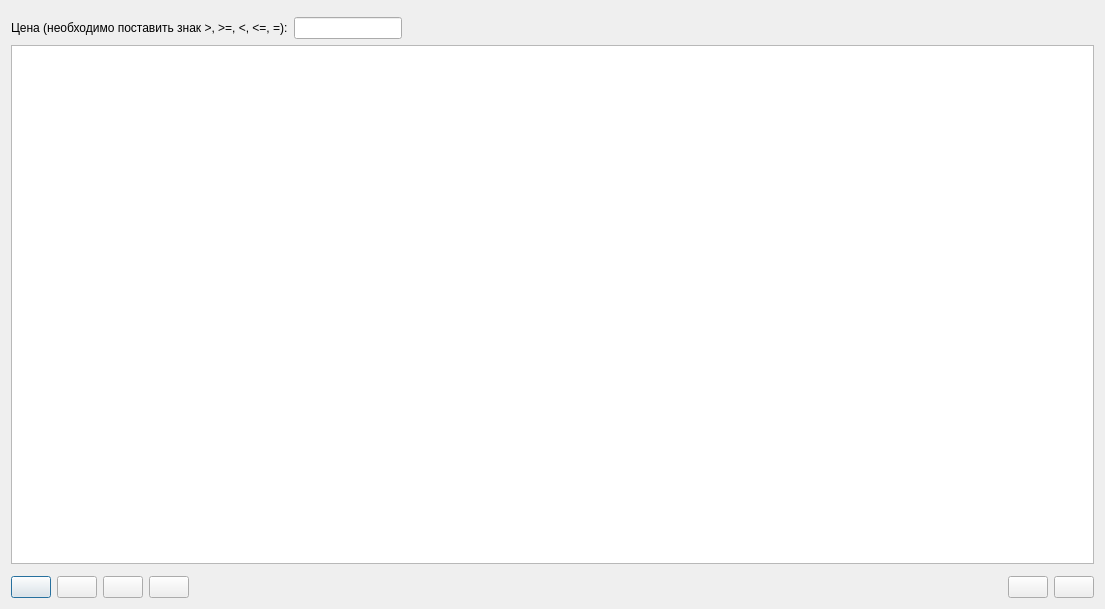
<?xml version="1.0" encoding="UTF-8"?>
<ui version="4.0">
 <class>dialog</class>
 <widget class="Dialog" name="dialog">
  <property name="geometry">
   <rect>
    <x>0</x>
    <y>0</y>
    <width>1105</width>
    <height>609</height>
   </rect>
  </property>
  <property name="name" stdset="0">
   <string>vw_прайс</string>
  </property>
  <property name="caption" stdset="0">
   <string>Все прайсы с ценами для поставки по заказу</string>
  </property>
  <layout class="QVBoxLayout" name="vbxLayout">
   <item>
    <layout class="QHBoxLayout">
     <item>
      <layout class="QVBoxLayout" name="verticalLayout">
       <item>
        <widget class="SearchParameters" name="searchParameters"/>
       </item>
       <item>
        <layout class="QHBoxLayout" name="horizontalLayout">
         <item>
          <widget class="QLabel" name="label_2">
           <property name="sizePolicy">
            <sizepolicy hsizetype="Fixed" vsizetype="Fixed">
             <horstretch>0</horstretch>
             <verstretch>0</verstretch>
            </sizepolicy>
           </property>
           <property name="text">
            <string>Цена (необходимо поставить знак &gt;, &gt;=, &lt;, &lt;=, =):</string>
           </property>
          </widget>
         </item>
         <item>
          <widget class="QLineEdit" name="lineEditPrice">
           <property name="sizePolicy">
            <sizepolicy hsizetype="Fixed" vsizetype="Fixed">
             <horstretch>0</horstretch>
             <verstretch>0</verstretch>
            </sizepolicy>
           </property>
           <property name="inputMask">
            <string/>
           </property>
           <property name="alignment">
            <set>Qt::AlignLeading|Qt::AlignLeft|Qt::AlignVCenter</set>
           </property>
          </widget>
         </item>
         <item>
          <spacer name="horizontalSpacer_3">
           <property name="orientation">
            <enum>Qt::Horizontal</enum>
           </property>
           <property name="sizeHint" stdset="0">
            <size>
             <width>40</width>
             <height>20</height>
            </size>
           </property>
          </spacer>
         </item>
        </layout>
       </item>
      </layout>
     </item>
    </layout>
   </item>
   <item>
    <layout class="QVBoxLayout" name="tableLayout">
     <item>
      <widget class="TableView" name="tableView">
       <property name="geometry">
        <rect>
         <x>0</x>
         <y>0</y>
         <width>640</width>
         <height>480</height>
        </rect>
       </property>
      </widget>
     </item>
     <item>
      <widget class="Picture" name="picture"/>
     </item>
    </layout>
   </item>
   <item>
    <layout class="QHBoxLayout" name="cmdButtonLayout">
     <item>
      <widget class="QPushButton" name="buttonAdd">
       <property name="text">
        <string/>
       </property>
       <property name="icon">
        <iconset>
         <normaloff>:buttonAdd</normaloff>
         <normalon>:buttonAdd</normalon>
         <activeoff>:buttonAdd</activeoff>
         <activeon>:buttonAdd</activeon>
         <selectedoff>:buttonAdd</selectedoff>
         <selectedon>:buttonAdd</selectedon>:buttonAdd</iconset>
       </property>
      </widget>
     </item>
     <item>
      <widget class="QPushButton" name="buttonDelete">
       <property name="text">
        <string/>
       </property>
       <property name="icon">
        <iconset>
         <normaloff>:buttonDelete</normaloff>
         <normalon>:buttonDelete</normalon>
         <activeoff>:buttonDelete</activeoff>
         <activeon>:buttonDelete</activeon>
         <selectedoff>:buttonDelete</selectedoff>
         <selectedon>:buttonDelete</selectedon>:buttonDelete</iconset>
       </property>
      </widget>
     </item>
     <item>
      <widget class="QPushButton" name="buttonRequery">
       <property name="text">
        <string/>
       </property>
       <property name="icon">
        <iconset>
         <normaloff>:buttonRequery</normaloff>
         <normalon>:buttonRequery</normalon>
         <activeoff>:buttonRequery</activeoff>
         <activeon>:buttonRequery</activeon>
         <selectedoff>:buttonRequery</selectedoff>
         <selectedon>:buttonRequery</selectedon>:buttonRequery</iconset>
       </property>
      </widget>
     </item>
     <item>
      <widget class="QPushButton" name="buttonPrint">
       <property name="enabled">
        <bool>true</bool>
       </property>
       <property name="text">
        <string/>
       </property>
       <property name="icon">
        <iconset>
         <normaloff>:buttonPrint</normaloff>
         <normalon>:buttonPrint</normalon>
         <activeoff>:buttonPrint</activeoff>
         <activeon>:buttonPrint</activeon>
         <selectedoff>:buttonPrint</selectedoff>
         <selectedon>:buttonPrint</selectedon>:buttonPrint</iconset>
       </property>
      </widget>
     </item>
     <item>
      <spacer name="horizontalSpacer">
       <property name="orientation">
        <enum>Qt::Horizontal</enum>
       </property>
       <property name="sizeHint" stdset="0">
        <size>
         <width>40</width>
         <height>20</height>
        </size>
       </property>
      </spacer>
     </item>
     <item>
      <widget class="QPushButton" name="buttonOk">
       <property name="text">
        <string/>
       </property>
       <property name="icon">
        <iconset>
         <normaloff>:buttonOk</normaloff>
         <normalon>:buttonOk</normalon>
         <activeoff>:buttonOk</activeoff>
         <activeon>:buttonOk</activeon>
         <selectedoff>:buttonOk</selectedoff>
         <selectedon>:buttonOk</selectedon>:buttonOk</iconset>
       </property>
      </widget>
     </item>
     <item>
      <widget class="QPushButton" name="buttonCancel">
       <property name="text">
        <string/>
       </property>
       <property name="icon">
        <iconset>
         <normaloff>:buttonCancel</normaloff>
         <normalon>:buttonCancel</normalon>
         <activeoff>:buttonCancel</activeoff>
         <activeon>:buttonCancel</activeon>
         <selectedoff>:buttonCancel</selectedoff>
         <selectedon>:buttonCancel</selectedon>:buttonCancel</iconset>
       </property>
      </widget>
     </item>
    </layout>
   </item>
  </layout>
 </widget>
 <customwidgets>
  <customwidget>
   <class>Dialog</class>
   <extends>QDialog</extends>
   <header>dialog.h</header>
   <container>1</container>
  </customwidget>
  <customwidget>
   <class>Picture</class>
   <extends>QFrame</extends>
   <header>picture.h</header>
   <container>1</container>
  </customwidget>
  <customwidget>
   <class>TableView</class>
   <extends>QTableView</extends>
   <header>tableview.h</header>
   <addpagemethod>addPage</addpagemethod>
   <container>1</container>
  </customwidget>
  <customwidget>
   <class>SearchParameters</class>
   <extends>QFrame</extends>
   <header>searchparameters.h</header>
   <container>1</container>
  </customwidget>
 </customwidgets>
 <tabstops>
  <tabstop>lineEditPrice</tabstop>
  <tabstop>buttonAdd</tabstop>
  <tabstop>buttonDelete</tabstop>
  <tabstop>buttonRequery</tabstop>
  <tabstop>buttonPrint</tabstop>
  <tabstop>buttonOk</tabstop>
  <tabstop>buttonCancel</tabstop>
 </tabstops>
 <resources>
  <include location="../../../resources.qrc"/>
 </resources>
 <connections/>
</ui>
